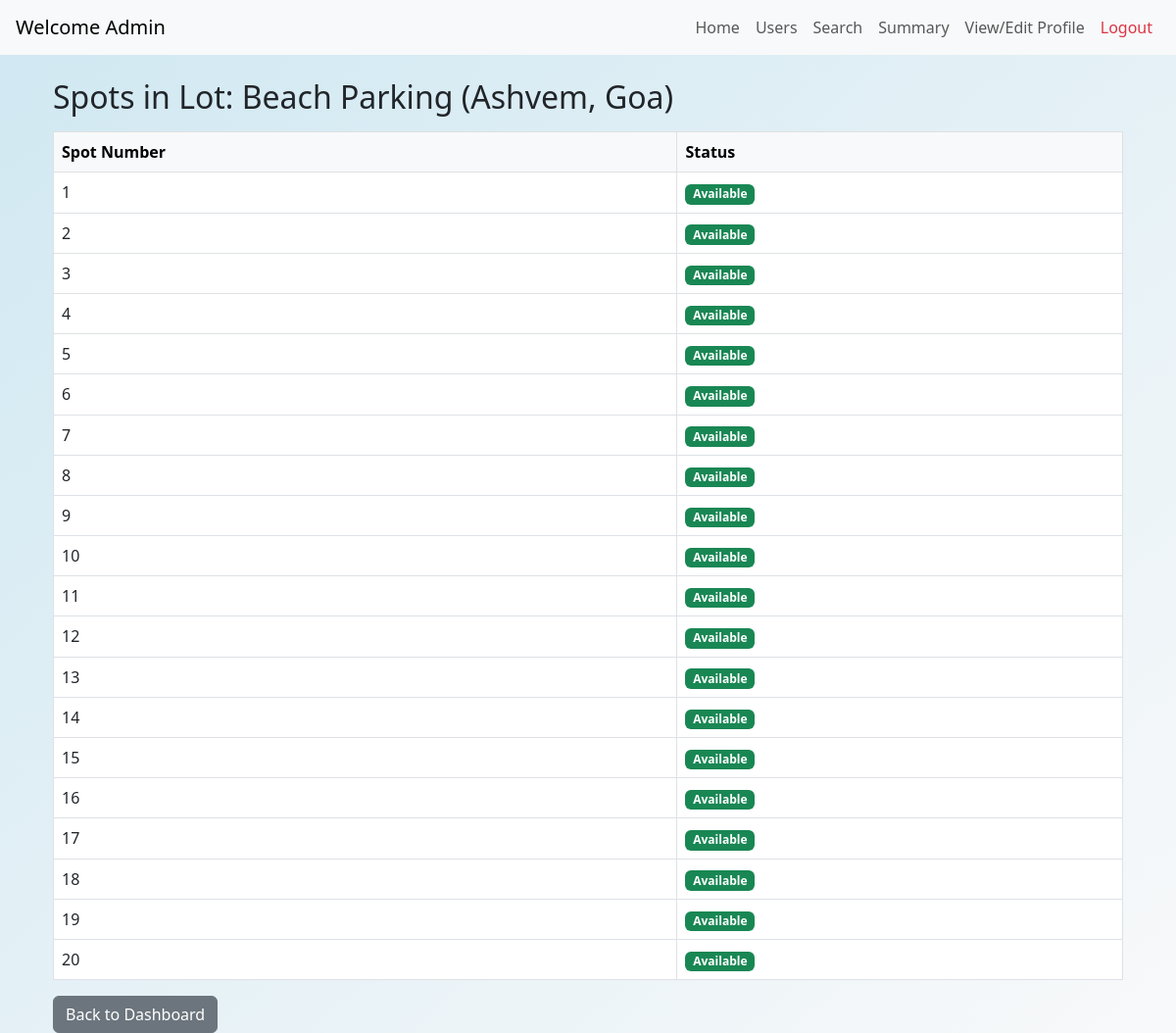
Page /admin/lot/1/spots (signed in) on the committed database.
### app/models/models.py (models this page shows)
class ParkingLot(db.Model):
    id = db.Column(db.Integer, primary_key=True)
    name = db.Column(db.String(120), nullable=False)
    address = db.Column(db.String(200), nullable=False)
    pin_code = db.Column(db.String(10), nullable=False)
    price = db.Column(db.Float, nullable=False)
    max_spots = db.Column(db.Integer, nullable=False)
    spots = db.relationship('ParkingSpot', backref='lot', lazy=True, cascade="all, delete-orphan")

class ParkingSpot(db.Model):
    id = db.Column(db.Integer, primary_key=True)
    lot_id = db.Column(db.Integer, db.ForeignKey('parking_lot.id'), nullable=False)
    spot_number = db.Column(db.Integer, nullable=False)
    status = db.Column(db.String(1), nullable=False)  # A = Available, O = Occupied

### app/views/routes.py (the view)
    @main.route('/admin/lot/<int:lot_id>/spots')
    @login_required
    def view_lot_spots(lot_id):
        if current_user.role != 'admin':
            return redirect(url_for('.login'))
        lot = ParkingLot.query.get_or_404(lot_id)
        spots = ParkingSpot.query.filter_by(lot_id=lot_id).all()
        return render_template('lot_spots.html', lot=lot, spots=spots)

### app/templates/lot_spots.html
{% extends "base.html" %}
{% block content %}
  <div class="container mt-4">
    <h2>Spots in Lot: {{ lot.name }} ({{ lot.address }})</h2>
    <table class="table table-bordered mt-3">
      <thead class="table-light">
        <tr>
          <th>Spot Number</th>
          <th>Status</th>
        </tr>
      </thead>
      <tbody>
        {% for spot in spots %}
          <tr>
            <td>{{ spot.spot_number }}</td>
            <td>
              {% if spot.status == 'A' %}
                <span class="badge bg-success">Available</span>
              {% else %}
                <span class="badge bg-danger">Occupied</span>
              {% endif %}
            </td>
          </tr>
        {% endfor %}
      </tbody>
    </table>
    <a href="{{ url_for('.admin_dashboard') }}" class="btn btn-secondary">Back to Dashboard</a>
  </div>
{% endblock %}

### app/templates/base.html (style rules this page uses)
body { background: linear-gradient(to bottom right, #d0e8f2, #f8f9fa); min-height: 100vh; }

### rows in the picture
ParkingLot: name "Beach Parking", address "Ashvem, Goa"
ParkingSpot: spot_number "1", status "Available"
ParkingSpot: spot_number "2", status "Available"
ParkingSpot: spot_number "3", status "Available"
ParkingSpot: spot_number "4", status "Available"
ParkingSpot: spot_number "5", status "Available"
ParkingSpot: spot_number "6", status "Available"
ParkingSpot: spot_number "7", status "Available"
ParkingSpot: spot_number "8", status "Available"
ParkingSpot: spot_number "9", status "Available"
ParkingSpot: spot_number "10", status "Available"
ParkingSpot: spot_number "11", status "Available"
ParkingSpot: spot_number "12", status "Available"
ParkingSpot: spot_number "13", status "Available"
ParkingSpot: spot_number "14", status "Available"
ParkingSpot: spot_number "15", status "Available"
ParkingSpot: spot_number "16", status "Available"
ParkingSpot: spot_number "17", status "Available"
ParkingSpot: spot_number "18", status "Available"
ParkingSpot: spot_number "19", status "Available"
ParkingSpot: spot_number "20", status "Available"
